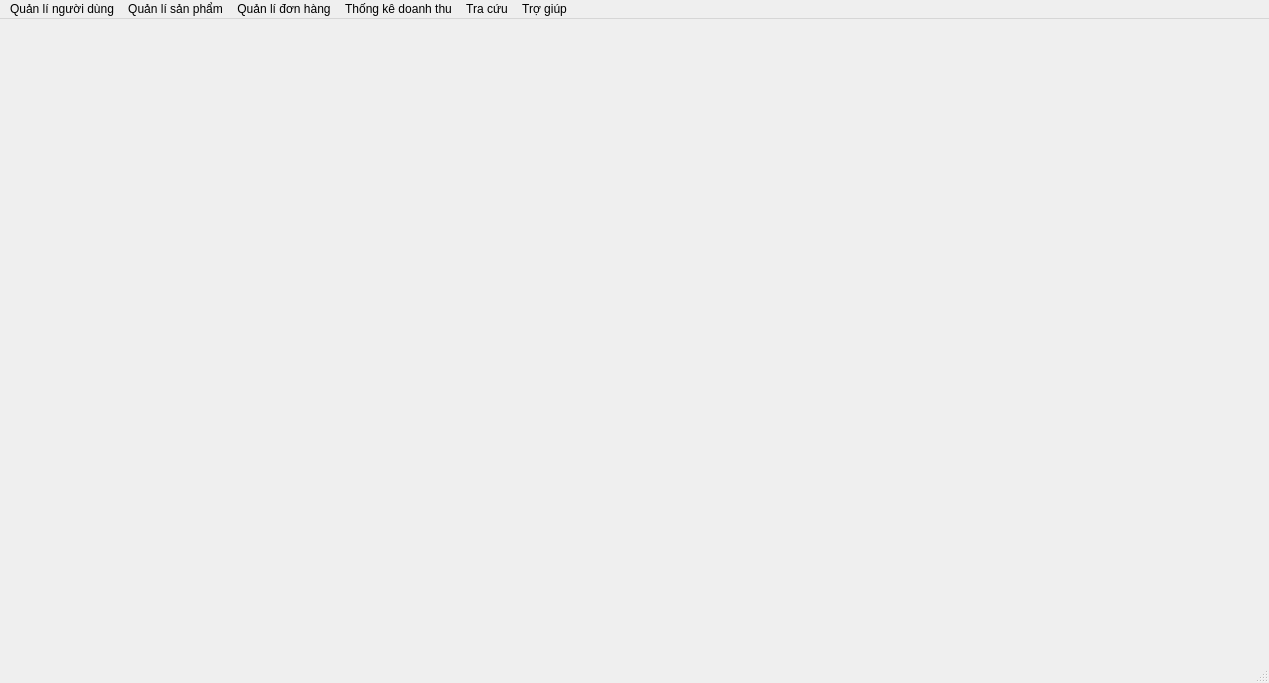
<?xml version="1.0" encoding="UTF-8"?>
<ui version="4.0">
 <class>MainWindow</class>
 <widget class="QMainWindow" name="MainWindow">
  <property name="geometry">
   <rect>
    <x>0</x>
    <y>0</y>
    <width>1269</width>
    <height>683</height>
   </rect>
  </property>
  <property name="windowTitle">
   <string>MainWindow</string>
  </property>
  <widget class="QWidget" name="centralwidget">
   <widget class="QLabel" name="label">
    <property name="geometry">
     <rect>
      <x>0</x>
      <y>0</y>
      <width>1271</width>
      <height>641</height>
     </rect>
    </property>
    <property name="text">
     <string/>
    </property>
    <property name="pixmap">
     <pixmap>F:/Hình ảnh/Saved Pictures/thiet-ke-sieu-thi-mini2.jpg</pixmap>
    </property>
    <property name="scaledContents">
     <bool>true</bool>
    </property>
   </widget>
  </widget>
  <widget class="QMenuBar" name="menubar">
   <property name="geometry">
    <rect>
     <x>0</x>
     <y>0</y>
     <width>1269</width>
     <height>26</height>
    </rect>
   </property>
   <widget class="QMenu" name="menuNguoiDung">
    <property name="title">
     <string>Quản lí người dùng</string>
    </property>
    <addaction name="action_NguoiDung"/>
   </widget>
   <widget class="QMenu" name="menuSanPham">
    <property name="title">
     <string>Quản lí sản phẩm</string>
    </property>
    <addaction name="action_SanPham"/>
   </widget>
   <widget class="QMenu" name="menuDonHang">
    <property name="title">
     <string>Quản lí đơn hàng</string>
    </property>
    <addaction name="action_DonHang"/>
   </widget>
   <widget class="QMenu" name="menuDoanhThu">
    <property name="title">
     <string>Thống kê doanh thu</string>
    </property>
    <addaction name="action_DoanhThu"/>
   </widget>
   <widget class="QMenu" name="menuTraCuu">
    <property name="title">
     <string>Tra cứu</string>
    </property>
    <addaction name="action_TraCuu"/>
   </widget>
   <widget class="QMenu" name="menuTroGiup">
    <property name="title">
     <string>Trợ giúp</string>
    </property>
    <addaction name="action_TroGiup"/>
   </widget>
   <addaction name="menuNguoiDung"/>
   <addaction name="menuSanPham"/>
   <addaction name="menuDonHang"/>
   <addaction name="menuDoanhThu"/>
   <addaction name="menuTraCuu"/>
   <addaction name="menuTroGiup"/>
  </widget>
  <widget class="QStatusBar" name="statusbar"/>
  <action name="action_NguoiDung">
   <property name="text">
    <string>Xem</string>
   </property>
  </action>
  <action name="action_SanPham">
   <property name="text">
    <string>Xem</string>
   </property>
  </action>
  <action name="action_DonHang">
   <property name="text">
    <string>Xem</string>
   </property>
  </action>
  <action name="action_DoanhThu">
   <property name="text">
    <string>Xem</string>
   </property>
  </action>
  <action name="action_TraCuu">
   <property name="text">
    <string>Xem</string>
   </property>
  </action>
  <action name="action_TroGiup">
   <property name="text">
    <string>Xem</string>
   </property>
  </action>
 </widget>
 <resources/>
 <connections/>
</ui>
